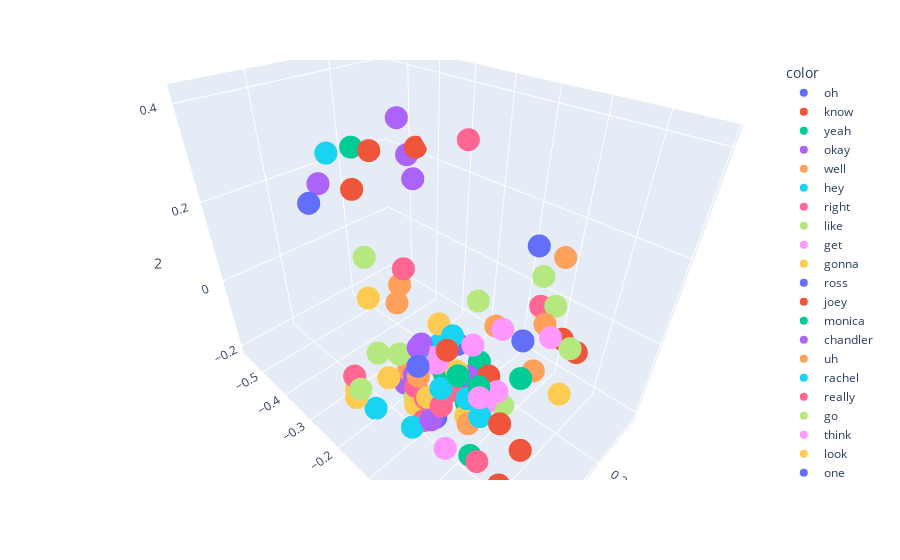

The cell this chart's notebook holds for it:
### Code cell
import plotly.express as px
fig = px.scatter_3d(X[:100],x=0,y = 1, z=2,color= y[:100])
fig.show()
# similar kind of words a placed closer

### Figure 1 — Plotly figure (JSON) as saved in the notebook; plotly's stock layout.template omitted (floating-point values rounded to 4 significant figures)
{"data": [{"hovertemplate": "color=oh<br>0=%{x}<br>1=%{y}<br>2=%{z}<extra></extra>", "legendgroup": "oh", "marker": {"color": "#636efa", "symbol": "circle"}, "mode": "markers", "name": "oh", "scene": "scene", "showlegend": true, "type": "scatter3d", "x": [0.4202], "y": [-0.03311], "z": [-0.05248]}, {"hovertemplate": "color=know<br>0=%{x}<br>1=%{y}<br>2=%{z}<extra></extra>", "legendgroup": "know", "marker": {"color": "#EF553B", "symbol": "circle"}, "mode": "markers", "name": "know", "scene": "scene", "showlegend": true, "type": "scatter3d", "x": [0.5349], "y": [0.1795], "z": [0.05662]}, {"hovertemplate": "color=yeah<br>0=%{x}<br>1=%{y}<br>2=%{z}<extra></extra>", "legendgroup": "yeah", "marker": {"color": "#00cc96", "symbol": "circle"}, "mode": "markers", "name": "yeah", "scene": "scene", "showlegend": true, "type": "scatter3d", "x": [0.4498], "y": [0.06442], "z": [-0.08266]}, {"hovertemplate": "color=okay<br>0=%{x}<br>1=%{y}<br>2=%{z}<extra></extra>", "legendgroup": "okay", "marker": {"color": "#ab63fa", "symbol": "circle"}, "mode": "markers", "name": "okay", "scene": "scene", "showlegend": true, "type": "scatter3d", "x": [0.4855], "y": [0.004707], "z": [-0.009054]}, {"hovertemplate": "color=well<br>0=%{x}<br>1=%{y}<br>2=%{z}<extra></extra>", "legendgroup": "well", "marker": {"color": "#FFA15A", "symbol": "circle"}, "mode": "markers", "name": "well", "scene": "scene", "showlegend": true, "type": "scatter3d", "x": [0.4619], "y": [0.06465], "z": [0.0138]}, {"hovertemplate": "color=hey<br>0=%{x}<br>1=%{y}<br>2=%{z}<extra></extra>", "legendgroup": "hey", "marker": {"color": "#19d3f3", "symbol": "circle"}, "mode": "markers", "name": "hey", "scene": "scene", "showlegend": true, "type": "scatter3d", "x": [0.3866], "y": [-0.07052], "z": [0.04661]}, {"hovertemplate": "color=right<br>0=%{x}<br>1=%{y}<br>2=%{z}<extra></extra>", "legendgroup": "right", "marker": {"color": "#FF6692", "symbol": "circle"}, "mode": "markers", "name": "right", "scene": "scene", "showlegend": true, "type": "scatter3d", "x": [0.4522], "y": [-0.04163], "z": [-0.02054]}, {"hovertemplate": "color=like<br>0=%{x}<br>1=%{y}<br>2=%{z}<extra></extra>", "legendgroup": "like", "marker": {"color": "#B6E880", "symbol": "circle"}, "mode": "markers", "name": "like", "scene": "scene", "showlegend": true, "type": "scatter3d", "x": [0.3805], "y": [0.07302], "z": [-0.004283]}, {"hovertemplate": "color=get<br>0=%{x}<br>1=%{y}<br>2=%{z}<extra></extra>", "legendgroup": "get", "marker": {"color": "#FF97FF", "symbol": "circle"}, "mode": "markers", "name": "get", "scene": "scene", "showlegend": true, "type": "scatter3d", "x": [0.3745], "y": [-0.004957], "z": [0.0803]}, {"hovertemplate": "color=gonna<br>0=%{x}<br>1=%{y}<br>2=%{z}<extra></extra>", "legendgroup": "gonna", "marker": {"color": "#FECB52", "symbol": "circle"}, "mode": "markers", "name": "gonna", "scene": "scene", "showlegend": true, "type": "scatter3d", "x": [0.5274], "y": [-0.04841], "z": [0.08377]}, {"hovertemplate": "color=ross<br>0=%{x}<br>1=%{y}<br>2=%{z}<extra></extra>", "legendgroup": "ross", "marker": {"color": "#636efa", "symbol": "circle"}, "mode": "markers", "name": "ross", "scene": "scene", "showlegend": true, "type": "scatter3d", "x": [0.3701], "y": [-0.478], "z": [0.1739]}, {"hovertemplate": "color=joey<br>0=%{x}<br>1=%{y}<br>2=%{z}<extra></extra>", "legendgroup": "joey", "marker": {"color": "#EF553B", "symbol": "circle"}, "mode": "markers", "name": "joey", "scene": "scene", "showlegend": true, "type": "scatter3d", "x": [0.2324], "y": [-0.4338], "z": [0.2658]}, {"hovertemplate": "color=monica<br>0=%{x}<br>1=%{y}<br>2=%{z}<extra></extra>", "legendgroup": "monica", "marker": {"color": "#00cc96", "symbol": "circle"}, "mode": "markers", "name": "monica", "scene": "scene", "showlegend": true, "type": "scatter3d", "x": [0.2413], "y": [-0.4853], "z": [0.2617]}, {"hovertemplate": "color=chandler<br>0=%{x}<br>1=%{y}<br>2=%{z}<extra></extra>", "legendgroup": "chandler", "marker": {"color": "#ab63fa", "symbol": "circle"}, "mode": "markers", "name": "chandler", "scene": "scene", "showlegend": true, "type": "scatter3d", "x": [0.187], "y": [-0.3923], "z": [0.3363]}, {"hovertemplate": "color=uh<br>0=%{x}<br>1=%{y}<br>2=%{z}<extra></extra>", "legendgroup": "uh", "marker": {"color": "#FFA15A", "symbol": "circle"}, "mode": "markers", "name": "uh", "scene": "scene", "showlegend": true, "type": "scatter3d", "x": [0.3822], "y": [-0.05243], "z": [-0.05493]}, {"hovertemplate": "color=rachel<br>0=%{x}<br>1=%{y}<br>2=%{z}<extra></extra>", "legendgroup": "rachel", "marker": {"color": "#19d3f3", "symbol": "circle"}, "mode": "markers", "name": "rachel", "scene": "scene", "showlegend": true, "type": "scatter3d", "x": [0.303], "y": [-0.4914], "z": [0.264]}, {"hovertemplate": "color=really<br>0=%{x}<br>1=%{y}<br>2=%{z}<extra></extra>", "legendgroup": "really", "marker": {"color": "#FF6692", "symbol": "circle"}, "mode": "markers", "name": "really", "scene": "scene", "showlegend": true, "type": "scatter3d", "x": [0.5089], "y": [0.122], "z": [0.02156]}, {"hovertemplate": "color=go<br>0=%{x}<br>1=%{y}<br>2=%{z}<extra></extra>", "legendgroup": "go", "marker": {"color": "#B6E880", "symbol": "circle"}, "mode": "markers", "name": "go", "scene": "scene", "showlegend": true, "type": "scatter3d", "x": [0.4461], "y": [-0.1147], "z": [0.03252]}, {"hovertemplate": "color=think<br>0=%{x}<br>1=%{y}<br>2=%{z}<extra></extra>", "legendgroup": "think", "marker": {"color": "#FF97FF", "symbol": "circle"}, "mode": "markers", "name": "think", "scene": "scene", "showlegend": true, "type": "scatter3d", "x": [0.4874], "y": [0.04017], "z": [-0.04949]}, {"hovertemplate": "color=look<br>0=%{x}<br>1=%{y}<br>2=%{z}<extra></extra>", "legendgroup": "look", "marker": {"color": "#FECB52", "symbol": "circle"}, "mode": "markers", "name": "look", "scene": "scene", "showlegend": true, "type": "scatter3d", "x": [0.4273], "y": [0.006403], "z": [0.06474]}, {"hovertemplate": "color=one<br>0=%{x}<br>1=%{y}<br>2=%{z}<extra></extra>", "legendgroup": "one", "marker": {"color": "#636efa", "symbol": "circle"}, "mode": "markers", "name": "one", "scene": "scene", "showlegend": true, "type": "scatter3d", "x": [0.3489], "y": [0.07454], "z": [0.1258]}, {"hovertemplate": "color=mean<br>0=%{x}<br>1=%{y}<br>2=%{z}<extra></extra>", "legendgroup": "mean", "marker": {"color": "#EF553B", "symbol": "circle"}, "mode": "markers", "name": "mean", "scene": "scene", "showlegend": true, "type": "scatter3d", "x": [0.476], "y": [0.1708], "z": [0.0646]}, {"hovertemplate": "color=see<br>0=%{x}<br>1=%{y}<br>2=%{z}<extra></extra>", "legendgroup": "see", "marker": {"color": "#00cc96", "symbol": "circle"}, "mode": "markers", "name": "see", "scene": "scene", "showlegend": true, "type": "scatter3d", "x": [0.4231], "y": [-0.02464], "z": [0.03184]}, {"hovertemplate": "color=phoebe<br>0=%{x}<br>1=%{y}<br>2=%{z}<extra></extra>", "legendgroup": "phoebe", "marker": {"color": "#ab63fa", "symbol": "circle"}, "mode": "markers", "name": "phoebe", "scene": "scene", "showlegend": true, "type": "scatter3d", "x": [0.2842], "y": [-0.5688], "z": [0.16]}, {"hovertemplate": "color=got<br>0=%{x}<br>1=%{y}<br>2=%{z}<extra></extra>", "legendgroup": "got", "marker": {"color": "#FFA15A", "symbol": "circle"}, "mode": "markers", "name": "got", "scene": "scene", "showlegend": true, "type": "scatter3d", "x": [0.3354], "y": [0.01085], "z": [0.1089]}, {"hovertemplate": "color=want<br>0=%{x}<br>1=%{y}<br>2=%{z}<extra></extra>", "legendgroup": "want", "marker": {"color": "#19d3f3", "symbol": "circle"}, "mode": "markers", "name": "want", "scene": "scene", "showlegend": true, "type": "scatter3d", "x": [0.5056], "y": [-0.01958], "z": [-0.03226]}, {"hovertemplate": "color=good<br>0=%{x}<br>1=%{y}<br>2=%{z}<extra></extra>", "legendgroup": "good", "marker": {"color": "#FF6692", "symbol": "circle"}, "mode": "markers", "name": "good", "scene": "scene", "showlegend": true, "type": "scatter3d", "x": [0.4614], "y": [-0.03606], "z": [-0.06902]}, {"hovertemplate": "color=come<br>0=%{x}<br>1=%{y}<br>2=%{z}<extra></extra>", "legendgroup": "come", "marker": {"color": "#B6E880", "symbol": "circle"}, "mode": "markers", "name": "come", "scene": "scene", "showlegend": true, "type": "scatter3d", "x": [0.5113], "y": [-0.1521], "z": [-0.03853]}, {"hovertemplate": "color=god<br>0=%{x}<br>1=%{y}<br>2=%{z}<extra></extra>", "legendgroup": "god", "marker": {"color": "#FF97FF", "symbol": "circle"}, "mode": "markers", "name": "god", "scene": "scene", "showlegend": true, "type": "scatter3d", "x": [0.3821], "y": [-0.07344], "z": [-0.01651]}, {"hovertemplate": "color=would<br>0=%{x}<br>1=%{y}<br>2=%{z}<extra></extra>", "legendgroup": "would", "marker": {"color": "#FECB52", "symbol": "circle"}, "mode": "markers", "name": "would", "scene": "scene", "showlegend": true, "type": "scatter3d", "x": [0.4528], "y": [0.05183], "z": [0.01411]}, {"hovertemplate": "color=guys<br>0=%{x}<br>1=%{y}<br>2=%{z}<extra></extra>", "legendgroup": "guys", "marker": {"color": "#636efa", "symbol": "circle"}, "mode": "markers", "name": "guys", "scene": "scene", "showlegend": true, "type": "scatter3d", "x": [0.5221], "y": [0.01287], "z": [0.1503]}, {"hovertemplate": "color=going<br>0=%{x}<br>1=%{y}<br>2=%{z}<extra></extra>", "legendgroup": "going", "marker": {"color": "#EF553B", "symbol": "circle"}, "mode": "markers", "name": "going", "scene": "scene", "showlegend": true, "type": "scatter3d", "x": [0.4828], "y": [0.03293], "z": [0.1687]}, {"hovertemplate": "color=sorry<br>0=%{x}<br>1=%{y}<br>2=%{z}<extra></extra>", "legendgroup": "sorry", "marker": {"color": "#00cc96", "symbol": "circle"}, "mode": "markers", "name": "sorry", "scene": "scene", "showlegend": true, "type": "scatter3d", "x": [0.4573], "y": [0.07572], "z": [0.1053]}, {"hovertemplate": "color=ok<br>0=%{x}<br>1=%{y}<br>2=%{z}<extra></extra>", "legendgroup": "ok", "marker": {"color": "#ab63fa", "symbol": "circle"}, "mode": "markers", "name": "ok", "scene": "scene", "showlegend": true, "type": "scatter3d", "x": [0.4235], "y": [-0.1255], "z": [-0.07008]}, {"hovertemplate": "color=hi<br>0=%{x}<br>1=%{y}<br>2=%{z}<extra></extra>", "legendgroup": "hi", "marker": {"color": "#FFA15A", "symbol": "circle"}, "mode": "markers", "name": "hi", "scene": "scene", "showlegend": true, "type": "scatter3d", "x": [0.315], "y": [-0.2556], "z": [0.04444]}, {"hovertemplate": "color=great<br>0=%{x}<br>1=%{y}<br>2=%{z}<extra></extra>", "legendgroup": "great", "marker": {"color": "#19d3f3", "symbol": "circle"}, "mode": "markers", "name": "great", "scene": "scene", "showlegend": true, "type": "scatter3d", "x": [0.4627], "y": [0.004406], "z": [0.04946]}, {"hovertemplate": "color=let<br>0=%{x}<br>1=%{y}<br>2=%{z}<extra></extra>", "legendgroup": "let", "marker": {"color": "#FF6692", "symbol": "circle"}, "mode": "markers", "name": "let", "scene": "scene", "showlegend": true, "type": "scatter3d", "x": [0.4527], "y": [-0.06595], "z": [-0.00928]}, {"hovertemplate": "color=time<br>0=%{x}<br>1=%{y}<br>2=%{z}<extra></extra>", "legendgroup": "time", "marker": {"color": "#B6E880", "symbol": "circle"}, "mode": "markers", "name": "time", "scene": "scene", "showlegend": true, "type": "scatter3d", "x": [0.3934], "y": [0.1169], "z": [0.2973]}, {"hovertemplate": "color=tell<br>0=%{x}<br>1=%{y}<br>2=%{z}<extra></extra>", "legendgroup": "tell", "marker": {"color": "#FF97FF", "symbol": "circle"}, "mode": "markers", "name": "tell", "scene": "scene", "showlegend": true, "type": "scatter3d", "x": [0.5004], "y": [0.0299], "z": [0.1536]}, {"hovertemplate": "color=back<br>0=%{x}<br>1=%{y}<br>2=%{z}<extra></extra>", "legendgroup": "back", "marker": {"color": "#FECB52", "symbol": "circle"}, "mode": "markers", "name": "back", "scene": "scene", "showlegend": true, "type": "scatter3d", "x": [0.399], "y": [-0.2561], "z": [0.05558]}, {"hovertemplate": "color=say<br>0=%{x}<br>1=%{y}<br>2=%{z}<extra></extra>", "legendgroup": "say", "marker": {"color": "#636efa", "symbol": "circle"}, "mode": "markers", "name": "say", "scene": "scene", "showlegend": true, "type": "scatter3d", "x": [0.4534], "y": [-0.01466], "z": [-0.04833]}, {"hovertemplate": "color=little<br>0=%{x}<br>1=%{y}<br>2=%{z}<extra></extra>", "legendgroup": "little", "marker": {"color": "#EF553B", "symbol": "circle"}, "mode": "markers", "name": "little", "scene": "scene", "showlegend": true, "type": "scatter3d", "x": [0.2886], "y": [0.139], "z": [0.1031]}, {"hovertemplate": "color=yes<br>0=%{x}<br>1=%{y}<br>2=%{z}<extra></extra>", "legendgroup": "yes", "marker": {"color": "#00cc96", "symbol": "circle"}, "mode": "markers", "name": "yes", "scene": "scene", "showlegend": true, "type": "scatter3d", "x": [0.4122], "y": [-0.04639], "z": [-0.07699]}, {"hovertemplate": "color=could<br>0=%{x}<br>1=%{y}<br>2=%{z}<extra></extra>", "legendgroup": "could", "marker": {"color": "#ab63fa", "symbol": "circle"}, "mode": "markers", "name": "could", "scene": "scene", "showlegend": true, "type": "scatter3d", "x": [0.4092], "y": [0.0159], "z": [0.04603]}, {"hovertemplate": "color=guy<br>0=%{x}<br>1=%{y}<br>2=%{z}<extra></extra>", "legendgroup": "guy", "marker": {"color": "#FFA15A", "symbol": "circle"}, "mode": "markers", "name": "guy", "scene": "scene", "showlegend": true, "type": "scatter3d", "x": [0.298], "y": [0.09417], "z": [0.271]}, {"hovertemplate": "color=wait<br>0=%{x}<br>1=%{y}<br>2=%{z}<extra></extra>", "legendgroup": "wait", "marker": {"color": "#19d3f3", "symbol": "circle"}, "mode": "markers", "name": "wait", "scene": "scene", "showlegend": true, "type": "scatter3d", "x": [0.3826], "y": [-0.04466], "z": [0.081]}, {"hovertemplate": "color=love<br>0=%{x}<br>1=%{y}<br>2=%{z}<extra></extra>", "legendgroup": "love", "marker": {"color": "#FF6692", "symbol": "circle"}, "mode": "markers", "name": "love", "scene": "scene", "showlegend": true, "type": "scatter3d", "x": [0.4163], "y": [-0.01246], "z": [-0.006639]}, {"hovertemplate": "color=thing<br>0=%{x}<br>1=%{y}<br>2=%{z}<extra></extra>", "legendgroup": "thing", "marker": {"color": "#B6E880", "symbol": "circle"}, "mode": "markers", "name": "thing", "scene": "scene", "showlegend": true, "type": "scatter3d", "x": [0.3776], "y": [0.1663], "z": [0.1912]}, {"hovertemplate": "color=something<br>0=%{x}<br>1=%{y}<br>2=%{z}<extra></extra>", "legendgroup": "something", "marker": {"color": "#FF97FF", "symbol": "circle"}, "mode": "markers", "name": "something", "scene": "scene", "showlegend": true, "type": "scatter3d", "x": [0.4483], "y": [-0.03163], "z": [0.0841]}, {"hovertemplate": "color=maybe<br>0=%{x}<br>1=%{y}<br>2=%{z}<extra></extra>", "legendgroup": "maybe", "marker": {"color": "#FECB52", "symbol": "circle"}, "mode": "markers", "name": "maybe", "scene": "scene", "showlegend": true, "type": "scatter3d", "x": [0.4598], "y": [-0.05926], "z": [-0.04664]}, {"hovertemplate": "color=take<br>0=%{x}<br>1=%{y}<br>2=%{z}<extra></extra>", "legendgroup": "take", "marker": {"color": "#636efa", "symbol": "circle"}, "mode": "markers", "name": "take", "scene": "scene", "showlegend": true, "type": "scatter3d", "x": [0.3628], "y": [-0.1587], "z": [-0.09785]}, {"hovertemplate": "color=umm<br>0=%{x}<br>1=%{y}<br>2=%{z}<extra></extra>", "legendgroup": "umm", "marker": {"color": "#EF553B", "symbol": "circle"}, "mode": "markers", "name": "umm", "scene": "scene", "showlegend": true, "type": "scatter3d", "x": [0.4233], "y": [0.06781], "z": [0.09692]}, {"hovertemplate": "color=make<br>0=%{x}<br>1=%{y}<br>2=%{z}<extra></extra>", "legendgroup": "make", "marker": {"color": "#00cc96", "symbol": "circle"}, "mode": "markers", "name": "make", "scene": "scene", "showlegend": true, "type": "scatter3d", "x": [0.4338], "y": [0.0363], "z": [0.01716]}, {"hovertemplate": "color=us<br>0=%{x}<br>1=%{y}<br>2=%{z}<extra></extra>", "legendgroup": "us", "marker": {"color": "#ab63fa", "symbol": "circle"}, "mode": "markers", "name": "us", "scene": "scene", "showlegend": true, "type": "scatter3d", "x": [0.4684], "y": [-0.042], "z": [0.1131]}, {"hovertemplate": "color=huh<br>0=%{x}<br>1=%{y}<br>2=%{z}<extra></extra>", "legendgroup": "huh", "marker": {"color": "#FFA15A", "symbol": "circle"}, "mode": "markers", "name": "huh", "scene": "scene", "showlegend": true, "type": "scatter3d", "x": [0.3063], "y": [0.07871], "z": [0.0291]}, {"hovertemplate": "color=said<br>0=%{x}<br>1=%{y}<br>2=%{z}<extra></extra>", "legendgroup": "said", "marker": {"color": "#19d3f3", "symbol": "circle"}, "mode": "markers", "name": "said", "scene": "scene", "showlegend": true, "type": "scatter3d", "x": [0.4455], "y": [0.0462], "z": [0.04519]}, {"hovertemplate": "color=way<br>0=%{x}<br>1=%{y}<br>2=%{z}<extra></extra>", "legendgroup": "way", "marker": {"color": "#FF6692", "symbol": "circle"}, "mode": "markers", "name": "way", "scene": "scene", "showlegend": true, "type": "scatter3d", "x": [0.4712], "y": [0.01392], "z": [0.02179]}, {"hovertemplate": "color=still<br>0=%{x}<br>1=%{y}<br>2=%{z}<extra></extra>", "legendgroup": "still", "marker": {"color": "#B6E880", "symbol": "circle"}, "mode": "markers", "name": "still", "scene": "scene", "showlegend": true, "type": "scatter3d", "x": [0.3887], "y": [-0.2719], "z": [0.141]}, {"hovertemplate": "color=never<br>0=%{x}<br>1=%{y}<br>2=%{z}<extra></extra>", "legendgroup": "never", "marker": {"color": "#FF97FF", "symbol": "circle"}, "mode": "markers", "name": "never", "scene": "scene", "showlegend": true, "type": "scatter3d", "x": [0.4304], "y": [0.07162], "z": [0.0432]}, {"hovertemplate": "color=much<br>0=%{x}<br>1=%{y}<br>2=%{z}<extra></extra>", "legendgroup": "much", "marker": {"color": "#FECB52", "symbol": "circle"}, "mode": "markers", "name": "much", "scene": "scene", "showlegend": true, "type": "scatter3d", "x": [0.4558], "y": [-0.03271], "z": [-0.008288]}, {"hovertemplate": "color=two<br>0=%{x}<br>1=%{y}<br>2=%{z}<extra></extra>", "legendgroup": "two", "marker": {"color": "#636efa", "symbol": "circle"}, "mode": "markers", "name": "two", "scene": "scene", "showlegend": true, "type": "scatter3d", "x": [0.2834], "y": [0.03979], "z": [0.26]}, {"hovertemplate": "color=apartment<br>0=%{x}<br>1=%{y}<br>2=%{z}<extra></extra>", "legendgroup": "apartment", "marker": {"color": "#EF553B", "symbol": "circle"}, "mode": "markers", "name": "apartment", "scene": "scene", "showlegend": true, "type": "scatter3d", "x": [0.2191], "y": [-0.5269], "z": [0.1372]}, {"hovertemplate": "color=sure<br>0=%{x}<br>1=%{y}<br>2=%{z}<extra></extra>", "legendgroup": "sure", "marker": {"color": "#00cc96", "symbol": "circle"}, "mode": "markers", "name": "sure", "scene": "scene", "showlegend": true, "type": "scatter3d", "x": [0.4097], "y": [-0.00189], "z": [0.03402]}, {"hovertemplate": "color=wanna<br>0=%{x}<br>1=%{y}<br>2=%{z}<extra></extra>", "legendgroup": "wanna", "marker": {"color": "#ab63fa", "symbol": "circle"}, "mode": "markers", "name": "wanna", "scene": "scene", "showlegend": true, "type": "scatter3d", "x": [0.4462], "y": [-0.05767], "z": [0.09559]}, {"hovertemplate": "color=thank<br>0=%{x}<br>1=%{y}<br>2=%{z}<extra></extra>", "legendgroup": "thank", "marker": {"color": "#FFA15A", "symbol": "circle"}, "mode": "markers", "name": "thank", "scene": "scene", "showlegend": true, "type": "scatter3d", "x": [0.4141], "y": [-0.1253], "z": [-0.03861]}, {"hovertemplate": "color=wow<br>0=%{x}<br>1=%{y}<br>2=%{z}<extra></extra>", "legendgroup": "wow", "marker": {"color": "#19d3f3", "symbol": "circle"}, "mode": "markers", "name": "wow", "scene": "scene", "showlegend": true, "type": "scatter3d", "x": [0.3635], "y": [0.01333], "z": [-0.08117]}, {"hovertemplate": "color=man<br>0=%{x}<br>1=%{y}<br>2=%{z}<extra></extra>", "legendgroup": "man", "marker": {"color": "#FF6692", "symbol": "circle"}, "mode": "markers", "name": "man", "scene": "scene", "showlegend": true, "type": "scatter3d", "x": [0.223], "y": [0.02666], "z": [0.09631]}, {"hovertemplate": "color=need<br>0=%{x}<br>1=%{y}<br>2=%{z}<extra></extra>", "legendgroup": "need", "marker": {"color": "#B6E880", "symbol": "circle"}, "mode": "markers", "name": "need", "scene": "scene", "showlegend": true, "type": "scatter3d", "x": [0.4287], "y": [-0.09372], "z": [-0.08151]}, {"hovertemplate": "color=people<br>0=%{x}<br>1=%{y}<br>2=%{z}<extra></extra>", "legendgroup": "people", "marker": {"color": "#FF97FF", "symbol": "circle"}, "mode": "markers", "name": "people", "scene": "scene", "showlegend": true, "type": "scatter3d", "x": [0.3425], "y": [0.0299], "z": [0.1178]}, {"hovertemplate": "color=please<br>0=%{x}<br>1=%{y}<br>2=%{z}<extra></extra>", "legendgroup": "please", "marker": {"color": "#FECB52", "symbol": "circle"}, "mode": "markers", "name": "please", "scene": "scene", "showlegend": true, "type": "scatter3d", "x": [0.4658], "y": [-0.2335], "z": [-0.1376]}, {"hovertemplate": "color=big<br>0=%{x}<br>1=%{y}<br>2=%{z}<extra></extra>", "legendgroup": "big", "marker": {"color": "#636efa", "symbol": "circle"}, "mode": "markers", "name": "big", "scene": "scene", "showlegend": true, "type": "scatter3d", "x": [0.3212], "y": [-0.08366], "z": [-0.006797]}, {"hovertemplate": "color=thought<br>0=%{x}<br>1=%{y}<br>2=%{z}<extra></extra>", "legendgroup": "thought", "marker": {"color": "#EF553B", "symbol": "circle"}, "mode": "markers", "name": "thought", "scene": "scene", "showlegend": true, "type": "scatter3d", "x": [0.4785], "y": [0.1333], "z": [0.09116]}, {"hovertemplate": "color=believe<br>0=%{x}<br>1=%{y}<br>2=%{z}<extra></extra>", "legendgroup": "believe", "marker": {"color": "#00cc96", "symbol": "circle"}, "mode": "markers", "name": "believe", "scene": "scene", "showlegend": true, "type": "scatter3d", "x": [0.4608], "y": [0.03742], "z": [0.1029]}, {"hovertemplate": "color=first<br>0=%{x}<br>1=%{y}<br>2=%{z}<extra></extra>", "legendgroup": "first", "marker": {"color": "#ab63fa", "symbol": "circle"}, "mode": "markers", "name": "first", "scene": "scene", "showlegend": true, "type": "scatter3d", "x": [0.4416], "y": [-0.08105], "z": [-6.792e-05]}, {"hovertemplate": "color=fine<br>0=%{x}<br>1=%{y}<br>2=%{z}<extra></extra>", "legendgroup": "fine", "marker": {"color": "#FFA15A", "symbol": "circle"}, "mode": "markers", "name": "fine", "scene": "scene", "showlegend": true, "type": "scatter3d", "x": [0.448], "y": [-0.06344], "z": [0.01537]}, {"hovertemplate": "color=give<br>0=%{x}<br>1=%{y}<br>2=%{z}<extra></extra>", "legendgroup": "give", "marker": {"color": "#19d3f3", "symbol": "circle"}, "mode": "markers", "name": "give", "scene": "scene", "showlegend": true, "type": "scatter3d", "x": [0.4371], "y": [-0.2103], "z": [-0.2059]}, {"hovertemplate": "color=talk<br>0=%{x}<br>1=%{y}<br>2=%{z}<extra></extra>", "legendgroup": "talk", "marker": {"color": "#FF6692", "symbol": "circle"}, "mode": "markers", "name": "talk", "scene": "scene", "showlegend": true, "type": "scatter3d", "x": [0.5057], "y": [-0.1759], "z": [-0.02595]}, {"hovertemplate": "color=baby<br>0=%{x}<br>1=%{y}<br>2=%{z}<extra></extra>", "legendgroup": "baby", "marker": {"color": "#B6E880", "symbol": "circle"}, "mode": "markers", "name": "baby", "scene": "scene", "showlegend": true, "type": "scatter3d", "x": [0.4624], "y": [-0.155], "z": [0.01828]}, {"hovertemplate": "color=even<br>0=%{x}<br>1=%{y}<br>2=%{z}<extra></extra>", "legendgroup": "even", "marker": {"color": "#FF97FF", "symbol": "circle"}, "mode": "markers", "name": "even", "scene": "scene", "showlegend": true, "type": "scatter3d", "x": [0.4269], "y": [0.08855], "z": [0.08059]}, {"hovertemplate": "color=actually<br>0=%{x}<br>1=%{y}<br>2=%{z}<extra></extra>", "legendgroup": "actually", "marker": {"color": "#FECB52", "symbol": "circle"}, "mode": "markers", "name": "actually", "scene": "scene", "showlegend": true, "type": "scatter3d", "x": [0.3992], "y": [0.1748], "z": [0.1227]}, {"hovertemplate": "color=ah<br>0=%{x}<br>1=%{y}<br>2=%{z}<extra></extra>", "legendgroup": "ah", "marker": {"color": "#636efa", "symbol": "circle"}, "mode": "markers", "name": "ah", "scene": "scene", "showlegend": true, "type": "scatter3d", "x": [0.354], "y": [-0.01914], "z": [-0.06524]}, {"hovertemplate": "color=work<br>0=%{x}<br>1=%{y}<br>2=%{z}<extra></extra>", "legendgroup": "work", "marker": {"color": "#EF553B", "symbol": "circle"}, "mode": "markers", "name": "work", "scene": "scene", "showlegend": true, "type": "scatter3d", "x": [0.3626], "y": [0.1451], "z": [0.1852]}, {"hovertemplate": "color=um<br>0=%{x}<br>1=%{y}<br>2=%{z}<extra></extra>", "legendgroup": "um", "marker": {"color": "#00cc96", "symbol": "circle"}, "mode": "markers", "name": "um", "scene": "scene", "showlegend": true, "type": "scatter3d", "x": [0.3697], "y": [0.008333], "z": [0.04625]}, {"hovertemplate": "color=room<br>0=%{x}<br>1=%{y}<br>2=%{z}<extra></extra>", "legendgroup": "room", "marker": {"color": "#ab63fa", "symbol": "circle"}, "mode": "markers", "name": "room", "scene": "scene", "showlegend": true, "type": "scatter3d", "x": [0.1767], "y": [-0.3566], "z": [0.2073]}, {"hovertemplate": "color=night<br>0=%{x}<br>1=%{y}<br>2=%{z}<extra></extra>", "legendgroup": "night", "marker": {"color": "#FFA15A", "symbol": "circle"}, "mode": "markers", "name": "night", "scene": "scene", "showlegend": true, "type": "scatter3d", "x": [0.4215], "y": [-0.1437], "z": [0.1204]}, {"hovertemplate": "color=listen<br>0=%{x}<br>1=%{y}<br>2=%{z}<extra></extra>", "legendgroup": "listen", "marker": {"color": "#19d3f3", "symbol": "circle"}, "mode": "markers", "name": "listen", "scene": "scene", "showlegend": true, "type": "scatter3d", "x": [0.4731], "y": [-0.02853], "z": [0.09175]}, {"hovertemplate": "color=new<br>0=%{x}<br>1=%{y}<br>2=%{z}<extra></extra>", "legendgroup": "new", "marker": {"color": "#FF6692", "symbol": "circle"}, "mode": "markers", "name": "new", "scene": "scene", "showlegend": true, "type": "scatter3d", "x": [0.306], "y": [-0.2525], "z": [0.08254]}, {"hovertemplate": "color=nice<br>0=%{x}<br>1=%{y}<br>2=%{z}<extra></extra>", "legendgroup": "nice", "marker": {"color": "#B6E880", "symbol": "circle"}, "mode": "markers", "name": "nice", "scene": "scene", "showlegend": true, "type": "scatter3d", "x": [0.2652], "y": [0.07698], "z": [0.1499]}, {"hovertemplate": "color=anything<br>0=%{x}<br>1=%{y}<br>2=%{z}<extra></extra>", "legendgroup": "anything", "marker": {"color": "#FF97FF", "symbol": "circle"}, "mode": "markers", "name": "anything", "scene": "scene", "showlegend": true, "type": "scatter3d", "x": [0.4868], "y": [0.1003], "z": [0.1259]}, {"hovertemplate": "color=call<br>0=%{x}<br>1=%{y}<br>2=%{z}<extra></extra>", "legendgroup": "call", "marker": {"color": "#FECB52", "symbol": "circle"}, "mode": "markers", "name": "call", "scene": "scene", "showlegend": true, "type": "scatter3d", "x": [0.482], "y": [-0.2129], "z": [-0.1356]}, {"hovertemplate": "color=thanks<br>0=%{x}<br>1=%{y}<br>2=%{z}<extra></extra>", "legendgroup": "thanks", "marker": {"color": "#636efa", "symbol": "circle"}, "mode": "markers", "name": "thanks", "scene": "scene", "showlegend": true, "type": "scatter3d", "x": [0.4002], "y": [-0.1275], "z": [-0.07203]}, {"hovertemplate": "color=central<br>0=%{x}<br>1=%{y}<br>2=%{z}<extra></extra>", "legendgroup": "central", "marker": {"color": "#EF553B", "symbol": "circle"}, "mode": "markers", "name": "central", "scene": "scene", "showlegend": true, "type": "scatter3d", "x": [0.06761], "y": [-0.4606], "z": [0.2197]}, {"hovertemplate": "color=ya<br>0=%{x}<br>1=%{y}<br>2=%{z}<extra></extra>", "legendgroup": "ya", "marker": {"color": "#00cc96", "symbol": "circle"}, "mode": "markers", "name": "ya", "scene": "scene", "showlegend": true, "type": "scatter3d", "x": [0.3691], "y": [0.09261], "z": [0.06879]}, {"hovertemplate": "color=perk<br>0=%{x}<br>1=%{y}<br>2=%{z}<extra></extra>", "legendgroup": "perk", "marker": {"color": "#ab63fa", "symbol": "circle"}, "mode": "markers", "name": "perk", "scene": "scene", "showlegend": true, "type": "scatter3d", "x": [0.06417], "y": [-0.4962], "z": [0.1894]}, {"hovertemplate": "color=stuff<br>0=%{x}<br>1=%{y}<br>2=%{z}<extra></extra>", "legendgroup": "stuff", "marker": {"color": "#FFA15A", "symbol": "circle"}, "mode": "markers", "name": "stuff", "scene": "scene", "showlegend": true, "type": "scatter3d", "x": [0.3422], "y": [0.1038], "z": [0.1749]}, {"hovertemplate": "color=feel<br>0=%{x}<br>1=%{y}<br>2=%{z}<extra></extra>", "legendgroup": "feel", "marker": {"color": "#19d3f3", "symbol": "circle"}, "mode": "markers", "name": "feel", "scene": "scene", "showlegend": true, "type": "scatter3d", "x": [0.4747], "y": [0.0953], "z": [0.0698]}, {"hovertemplate": "color=talking<br>0=%{x}<br>1=%{y}<br>2=%{z}<extra></extra>", "legendgroup": "talking", "marker": {"color": "#FF6692", "symbol": "circle"}, "mode": "markers", "name": "talking", "scene": "scene", "showlegend": true, "type": "scatter3d", "x": [0.3346], "y": [-0.07162], "z": [0.415]}, {"hovertemplate": "color=day<br>0=%{x}<br>1=%{y}<br>2=%{z}<extra></extra>", "legendgroup": "day", "marker": {"color": "#B6E880", "symbol": "circle"}, "mode": "markers", "name": "day", "scene": "scene", "showlegend": true, "type": "scatter3d", "x": [0.379], "y": [0.002697], "z": [0.1836]}, {"hovertemplate": "color=ever<br>0=%{x}<br>1=%{y}<br>2=%{z}<extra></extra>", "legendgroup": "ever", "marker": {"color": "#FF97FF", "symbol": "circle"}, "mode": "markers", "name": "ever", "scene": "scene", "showlegend": true, "type": "scatter3d", "x": [0.3926], "y": [0.1421], "z": [0.206]}, {"hovertemplate": "color=last<br>0=%{x}<br>1=%{y}<br>2=%{z}<extra></extra>", "legendgroup": "last", "marker": {"color": "#FECB52", "symbol": "circle"}, "mode": "markers", "name": "last", "scene": "scene", "showlegend": true, "type": "scatter3d", "x": [0.386], "y": [-0.07446], "z": [0.09211]}], "layout": {"autosize": true, "legend": {"title": {"text": "color"}, "tracegroupgap": 0}, "margin": {"t": 60}, "scene": {"aspectmode": "auto", "aspectratio": {"x": 0.7813, "y": 1.242, "z": 1.031}, "camera": {"center": {"x": 0, "y": 0, "z": 0}, "eye": {"x": 0.9057, "y": 0.9057, "z": 0.9057}, "projection": {"type": "perspective"}, "up": {"x": 0, "y": 0, "z": 1}}, "domain": {"x": [0, 1], "y": [0, 1]}, "xaxis": {"title": {"text": "0"}, "type": "linear"}, "yaxis": {"title": {"text": "1"}, "type": "linear"}, "zaxis": {"title": {"text": "2"}, "type": "linear"}}}}
